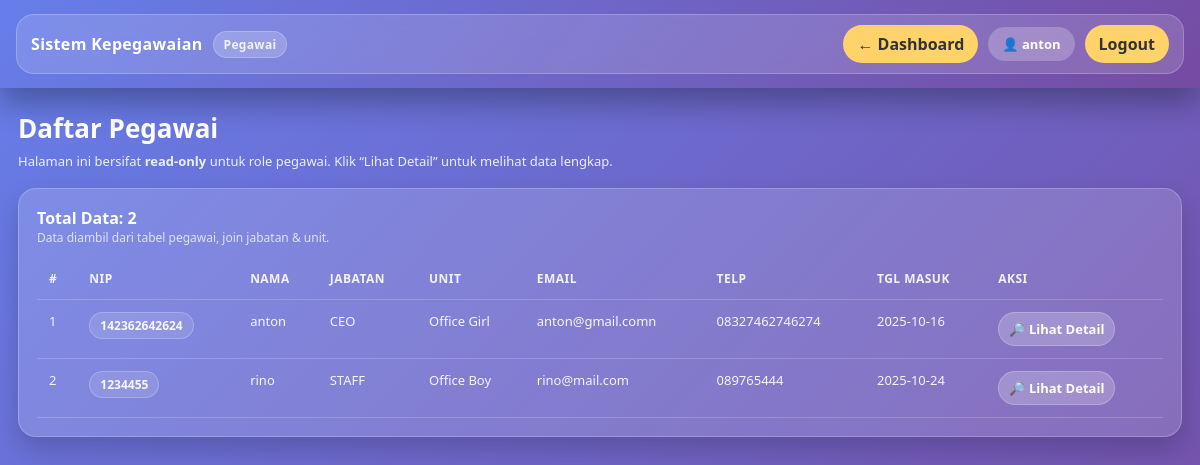
Screenshot of /pages/pegawai/pegawai.php (signed in) with the database file from the repository.
### tables this page shows
CREATE TABLE `pegawai` (
  `id` int(11) NOT NULL,
  `user_id` int(11) NOT NULL,
  `nip` varchar(20) NOT NULL,
  `nama` varchar(100) NOT NULL,
  `jabatan_id` int(11) DEFAULT NULL,
  `unit_id` int(11) DEFAULT NULL,
  `alamat` text DEFAULT NULL,
  `telp` varchar(20) DEFAULT NULL,
  `email` varchar(100) DEFAULT NULL,
  `foto` varchar(255) DEFAULT NULL,
  `tanggal_masuk` date DEFAULT NULL
);

CREATE TABLE `jabatan` (
  `id` int(11) NOT NULL,
  `nama_jabatan` varchar(100) NOT NULL,
  `gaji_pokok` decimal(12,2) DEFAULT 0.00
);

CREATE TABLE `unit` (
  `id` int(11) NOT NULL,
  `nama_unit` varchar(100) NOT NULL
);

### config/config.php (called while the page is built, shortened)
<?php
function app_url(string $path = ''): string {
    return APP_BASE . ltrim($path, '/');
}
?>

### pages/pegawai/pegawai.php (the view, shortened to what this page needs)
<?php
require_once __DIR__ . '/../../config/config.php';
$username = $_SESSION['username'] ?? 'Pengguna';
$sql = "SELECT p.id, p.nip, p.nama, p.email, p.telp, p.tanggal_masuk,
               j.nama_jabatan, u.nama_unit
        FROM pegawai p
        LEFT JOIN jabatan j ON j.id = p.jabatan_id
        LEFT JOIN unit u ON u.id = p.unit_id
        ORDER BY p.id DESC";
$result = mysqli_query($conn, $sql);
$rows = [];
if ($result) {
    while ($r = mysqli_fetch_assoc($result)) {
        $rows[] = $r;
    }
}
?>
<!DOCTYPE html>
<html lang="id">
<head>
</head>
<body>
  <div class="navbar">
    <div class="nav-inner">
      <div class="brand">
        Sistem Kepegawaian <span class="badge">Pegawai</span>
      </div>
      <div class="nav-right">
        <a class="btn-back" href="<?= app_url('pages/dashboard_pegawai.php') ?>">← Dashboard</a>
        <span class="user-chip">👤 <?= htmlspecialchars($username) ?></span>
        <a class="btn-logout" href="/SISTEM_KEPEGAWAIAN/logout.php">Logout</a>
      </div>
    </div>
  </div>
  <div class="page">
    <h2 class="title">Daftar Pegawai</h2>
    <p class="sub">Halaman ini bersifat <b>read-only</b> untuk role pegawai. Klik “Lihat Detail” untuk melihat data lengkap.</p>
    <div class="card">
      <div class="topbar">
        <div>
          <div style="font-weight:900;">Total Data: <?= number_format(count($rows)) ?></div>
          <div class="muted">Data diambil dari tabel pegawai, join jabatan & unit.</div>
        </div>
      </div>
      <div class="table-wrap">
        <table>
          <thead>
            <tr>
              <th>#</th>
              <th>NIP</th>
              <th>Nama</th>
              <th>Jabatan</th>
              <th>Unit</th>
              <th>Email</th>
              <th>Telp</th>
              <th>Tgl Masuk</th>
              <th>Aksi</th>
            </tr>
          </thead>
          <tbody>
            <?php if(!$rows): ?>
              <tr><td colspan="9" class="muted">Belum ada data pegawai.</td></tr>
            <?php else: ?>
              <?php $no=1; foreach($rows as $r): ?>
                <tr>
                  <td><?= $no++ ?></td>
                  <td><span class="pill"><?= htmlspecialchars($r['nip']) ?></span></td>
                  <td><?= htmlspecialchars($r['nama']) ?></td>
                  <td><?= htmlspecialchars($r['nama_jabatan'] ?? '-') ?></td>
                  <td><?= htmlspecialchars($r['nama_unit'] ?? '-') ?></td>
                  <td><?= htmlspecialchars($r['email'] ?? '-') ?></td>
                  <td><?= htmlspecialchars($r['telp'] ?? '-') ?></td>
                  <td><?= htmlspecialchars($r['tanggal_masuk'] ?? '-') ?></td>
                  <td>
                    <a class="btn-mini" href="<?= app_url('pages/pegawai/detail_pegawai.php?id='.(int)$r['id']) ?>">
                      🔎 Lihat Detail
                    </a>
                  </td>
                </tr>
              <?php endforeach; ?>
            <?php endif; ?>
          </tbody>
        </table>
      </div>
    </div>
  </div>
</body>
</html>

### pages/pegawai/pegawai.php (style rules this page uses)
:root { --grad-a:#667eea; --grad-b:#764ba2; --glass: rgba(255,255,255,0.15); --stroke: rgba(255,255,255,0.22); --text:#ffffff; --text-soft: rgba(255,255,255,0.88); --muted: rgba(255,255,255,0.70); --btn:#ffd369; --btn-hover:#ffbf00; --shadow: 0 15px 30px rgba(0,0,0,0.30); --shadow-soft: 0 12px 26px rgba(0,0,0,0.18); --radius: 18px; }
* { box-sizing:border-box; }
html,body { height:100%; }
body { margin:0; font-family:"Segoe UI",system-ui,sans-serif; background: linear-gradient(135deg, var(--grad-a), var(--grad-b)); color: var(--text); }
.navbar { position: sticky; top: 0; z-index: 50; padding: 14px 16px; background: linear-gradient(135deg, var(--grad-a), var(--grad-b)); box-shadow: var(--shadow); }
.nav-inner { max-width: 1200px; margin: 0 auto; padding: 10px 14px; display:flex; align-items:center; justify-content:space-between; gap: 12px; background: var(--glass); border: 1px solid var(--stroke); border-radius: var(--radius); backdrop-filter: blur(12px); }
.brand { font-weight: 900; letter-spacing: .02em; display:flex; align-items:center; gap:10px; color:#fff; }
.badge { font-size: 12px; padding: 4px 10px; border-radius: 999px; background: rgba(255,255,255,0.20); border: 1px solid rgba(255,255,255,0.22); color: var(--text-soft); font-weight: 800; }
.nav-right { display:flex; align-items:center; gap: 10px; }
.user-chip { background: rgba(255,255,255,.22); color:#fff; padding: 8px 14px; border-radius: 999px; font-size: 13px; font-weight: 800; white-space: nowrap; }
.btn-logout, .btn-back { background: var(--btn); color:#333; border:none; border-radius: 999px; padding: 8px 14px; font-weight: 900; text-decoration: none; transition: .25s ease; display:inline-block; }
.page { max-width: 1200px; margin: 22px auto 40px; padding: 0 18px 40px; animation: fadeUp .6s ease both; }
.title { font-size: 26px; margin: 14px 0 6px; font-weight: 900; }
.sub { color: var(--text-soft); margin: 0 0 18px; font-size: 13px; }
.card { background: var(--glass); border: 1px solid var(--stroke); border-radius: var(--radius); backdrop-filter: blur(12px); box-shadow: var(--shadow-soft); padding: 18px; }
.table-wrap { overflow:auto; }
table { width:100%; border-collapse: collapse; min-width: 920px; }
th,td { padding: 12px 12px; border-bottom: 1px solid rgba(255,255,255,0.18); text-align:left; vertical-align: top; }
th { font-size: 12px; color: rgba(255,255,255,0.9); letter-spacing: .04em; text-transform: uppercase; font-weight: 900; }
td { font-size: 13px; color: rgba(255,255,255,0.92); }
.muted { color: rgba(255,255,255,0.75); font-size: 12px; }
.pill { display:inline-block; padding: 4px 10px; border-radius: 999px; border: 1px solid rgba(255,255,255,0.22); background: rgba(255,255,255,0.12); font-weight: 800; font-size: 12px; }
.btn-mini { background: rgba(255,255,255,0.22); color:#fff; border: 1px solid rgba(255,255,255,0.22); padding: 7px 10px; border-radius: 999px; text-decoration:none; font-weight: 900; transition: .2s ease; display:inline-block; }
.topbar { display:flex; justify-content:space-between; align-items:center; gap: 12px; margin-bottom: 12px; }

### rows the page displays
pegawai: nip "142362642624", nama "anton", jabatan.nama_jabatan "CEO", unit.nama_unit "Office Girl", email "anton@gmail.comn", telp "08327462746274", tanggal_masuk "2025-10-16"
pegawai: nip "1234455", nama "rino", jabatan.nama_jabatan "STAFF", unit.nama_unit "Office Boy", email "rino@mail.com", telp "089765444", tanggal_masuk "2025-10-24"

### other values shown
$username "anton"
count($rows) "2"
